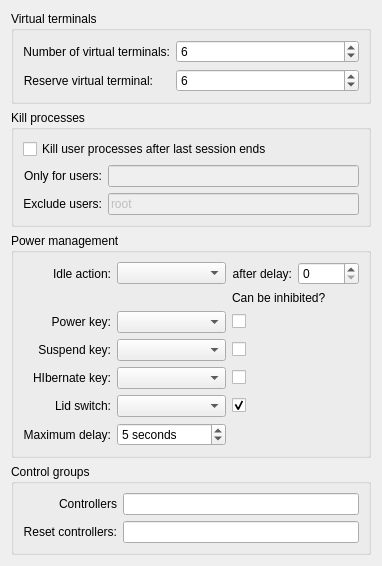
         <widget class="QWidget" name="tabLogin">
          <attribute name="title">
           <string>Logind</string>
          </attribute>
          <layout class="QGridLayout" name="gridLayout_13">
           <item row="2" column="0">
            <widget class="QGroupBox" name="groupBox_13">
             <property name="title">
              <string>Power management</string>
             </property>
             <layout class="QGridLayout" name="gridLayout_9">
              <item row="0" column="2">
               <widget class="QLabel" name="label_29">
                <property name="layoutDirection">
                 <enum>Qt::LeftToRight</enum>
                </property>
                <property name="text">
                 <string>after delay:</string>
                </property>
                <property name="alignment">
                 <set>Qt::AlignRight|Qt::AlignTrailing|Qt::AlignVCenter</set>
                </property>
               </widget>
              </item>
              <item row="2" column="1">
               <widget class="QComboBox" name="cmbHandlePowerKey">
                <property name="toolTip">
                 <string>&lt;html&gt;&lt;head/&gt;&lt;body&gt;&lt;p&gt;Action to trigger when power key is pressed.&lt;/p&gt;&lt;/body&gt;&lt;/html&gt;</string>
                </property>
               </widget>
              </item>
              <item row="2" column="2">
               <widget class="QCheckBox" name="chkPowerKeyIgnoreInhibited">
                <property name="toolTip">
                 <string>&lt;html&gt;&lt;head/&gt;&lt;body&gt;&lt;p&gt;Specified action is subject to inhibitor locks by applications.&lt;/p&gt;&lt;/body&gt;&lt;/html&gt;</string>
                </property>
                <property name="text">
                 <string/>
                </property>
               </widget>
              </item>
              <item row="1" column="2" colspan="2">
               <widget class="QLabel" name="label_39">
                <property name="text">
                 <string>Can be inhibited?</string>
                </property>
               </widget>
              </item>
              <item row="3" column="2">
               <widget class="QCheckBox" name="chkSuspendKeyIgnoreInhibited">
                <property name="toolTip">
                 <string>&lt;html&gt;&lt;head/&gt;&lt;body&gt;&lt;p&gt;Specified action is subject to inhibitor locks by applications.&lt;/p&gt;&lt;/body&gt;&lt;/html&gt;</string>
                </property>
                <property name="text">
                 <string/>
                </property>
               </widget>
              </item>
              <item row="5" column="1">
               <widget class="QComboBox" name="cmbHandleLidSwitch">
                <property name="toolTip">
                 <string>&lt;html&gt;&lt;head/&gt;&lt;body&gt;&lt;p&gt;Action to trigger when lid is closed.&lt;/p&gt;&lt;/body&gt;&lt;/html&gt;</string>
                </property>
               </widget>
              </item>
              <item row="6" column="1">
               <widget class="QSpinBox" name="spnInhibitDelayMaxSec">
                <property name="toolTip">
                 <string>&lt;html&gt;&lt;head/&gt;&lt;body&gt;&lt;p&gt;The maximum time a system shutdown or sleep request is delayed due to an inhibitor lock of type &amp;quot;delay&amp;quot; being active.&lt;/p&gt;&lt;/body&gt;&lt;/html&gt;</string>
                </property>
                <property name="suffix">
                 <string> seconds</string>
                </property>
                <property name="maximum">
                 <number>99999</number>
                </property>
                <property name="value">
                 <number>5</number>
                </property>
               </widget>
              </item>
              <item row="3" column="0">
               <widget class="QLabel" name="label_37">
                <property name="text">
                 <string>Suspend key:</string>
                </property>
                <property name="alignment">
                 <set>Qt::AlignRight|Qt::AlignTrailing|Qt::AlignVCenter</set>
                </property>
               </widget>
              </item>
              <item row="3" column="1">
               <widget class="QComboBox" name="cmbHandleSuspendKey">
                <property name="toolTip">
                 <string>&lt;html&gt;&lt;head/&gt;&lt;body&gt;&lt;p&gt;Action to trigger when suspend key is pressed.&lt;/p&gt;&lt;/body&gt;&lt;/html&gt;</string>
                </property>
               </widget>
              </item>
              <item row="2" column="0">
               <widget class="QLabel" name="label_35">
                <property name="text">
                 <string>Power key:</string>
                </property>
                <property name="alignment">
                 <set>Qt::AlignRight|Qt::AlignTrailing|Qt::AlignVCenter</set>
                </property>
               </widget>
              </item>
              <item row="4" column="1">
               <widget class="QComboBox" name="cmbHandleHibernateKey">
                <property name="toolTip">
                 <string>&lt;html&gt;&lt;head/&gt;&lt;body&gt;&lt;p&gt;Action to trigger when hibernate key is pressed.&lt;/p&gt;&lt;/body&gt;&lt;/html&gt;</string>
                </property>
               </widget>
              </item>
              <item row="5" column="2">
               <widget class="QCheckBox" name="chkLidSwitchIgnoreInhibited">
                <property name="toolTip">
                 <string>&lt;html&gt;&lt;head/&gt;&lt;body&gt;&lt;p&gt;Specified action is subject to inhibitor locks by applications.&lt;/p&gt;&lt;/body&gt;&lt;/html&gt;</string>
                </property>
                <property name="text">
                 <string/>
                </property>
                <property name="checked">
                 <bool>true</bool>
                </property>
               </widget>
              </item>
              <item row="4" column="2">
               <widget class="QCheckBox" name="chkHibernateKeyIgnoreInhibited">
                <property name="toolTip">
                 <string>&lt;html&gt;&lt;head/&gt;&lt;body&gt;&lt;p&gt;Specified action is subject to inhibitor locks by applications.&lt;/p&gt;&lt;/body&gt;&lt;/html&gt;</string>
                </property>
                <property name="text">
                 <string/>
                </property>
               </widget>
              </item>
              <item row="5" column="0">
               <widget class="QLabel" name="label_38">
                <property name="text">
                 <string>Lid switch:</string>
                </property>
                <property name="alignment">
                 <set>Qt::AlignRight|Qt::AlignTrailing|Qt::AlignVCenter</set>
                </property>
               </widget>
              </item>
              <item row="4" column="0">
               <widget class="QLabel" name="label_36">
                <property name="text">
                 <string>HIbernate key:</string>
                </property>
                <property name="alignment">
                 <set>Qt::AlignRight|Qt::AlignTrailing|Qt::AlignVCenter</set>
                </property>
               </widget>
              </item>
              <item row="6" column="0">
               <widget class="QLabel" name="label_34">
                <property name="text">
                 <string>Maximum delay:</string>
                </property>
                <property name="alignment">
                 <set>Qt::AlignRight|Qt::AlignTrailing|Qt::AlignVCenter</set>
                </property>
               </widget>
              </item>
              <item row="0" column="0">
               <widget class="QLabel" name="label_28">
                <property name="text">
                 <string>Idle action:</string>
                </property>
                <property name="alignment">
                 <set>Qt::AlignRight|Qt::AlignTrailing|Qt::AlignVCenter</set>
                </property>
               </widget>
              </item>
              <item row="0" column="1">
               <widget class="QComboBox" name="cmbIdleAction">
                <property name="toolTip">
                 <string>&lt;html&gt;&lt;head/&gt;&lt;body&gt;&lt;p&gt;Action to take when system is idle.&lt;/p&gt;&lt;/body&gt;&lt;/html&gt;</string>
                </property>
               </widget>
              </item>
              <item row="0" column="3">
               <widget class="QSpinBox" name="spnIdleActionSec">
                <property name="toolTip">
                 <string>&lt;html&gt;&lt;head/&gt;&lt;body&gt;&lt;p&gt;Delay, after which the specified idle action is executed.&lt;/p&gt;&lt;/body&gt;&lt;/html&gt;</string>
                </property>
                <property name="maximum">
                 <number>99999</number>
                </property>
               </widget>
              </item>
             </layout>
            </widget>
           </item>
           <item row="0" column="0">
            <widget class="QGroupBox" name="groupBox_4">
             <property name="title">
              <string>Virtual terminals</string>
             </property>
             <layout class="QFormLayout" name="formLayout_2">
              <item row="0" column="0">
               <widget class="QLabel" name="label_26">
                <property name="text">
                 <string>Number of virtual terminals:</string>
                </property>
                <property name="alignment">
                 <set>Qt::AlignRight|Qt::AlignTrailing|Qt::AlignVCenter</set>
                </property>
               </widget>
              </item>
              <item row="0" column="1">
               <widget class="QSpinBox" name="spnNAutoVTs">
                <property name="toolTip">
                 <string>&lt;html&gt;&lt;head/&gt;&lt;body&gt;&lt;p&gt;Number of virtual terminals to autospawn.&lt;/p&gt;&lt;/body&gt;&lt;/html&gt;</string>
                </property>
                <property name="maximum">
                 <number>12</number>
                </property>
                <property name="value">
                 <number>6</number>
                </property>
               </widget>
              </item>
              <item row="1" column="0">
               <widget class="QLabel" name="label_27">
                <property name="text">
                 <string>Reserve virtual terminal:</string>
                </property>
                <property name="alignment">
                 <set>Qt::AlignRight|Qt::AlignTrailing|Qt::AlignVCenter</set>
                </property>
               </widget>
              </item>
              <item row="1" column="1">
               <widget class="QSpinBox" name="spnReserveVT">
                <property name="toolTip">
                 <string>&lt;html&gt;&lt;head/&gt;&lt;body&gt;&lt;p&gt;Reserves the specified virtual terminal, so no subsystem can allocate it.&lt;/p&gt;&lt;/body&gt;&lt;/html&gt;</string>
                </property>
                <property name="maximum">
                 <number>12</number>
                </property>
                <property name="value">
                 <number>6</number>
                </property>
               </widget>
              </item>
             </layout>
            </widget>
           </item>
           <item row="1" column="0">
            <widget class="QGroupBox" name="groupBox_11">
             <property name="title">
              <string>Kill processes</string>
             </property>
             <layout class="QGridLayout" name="gridLayout_7">
              <item row="1" column="0">
               <widget class="QLabel" name="label_30">
                <property name="text">
                 <string>Only for users:</string>
                </property>
                <property name="alignment">
                 <set>Qt::AlignRight|Qt::AlignTrailing|Qt::AlignVCenter</set>
                </property>
               </widget>
              </item>
              <item row="2" column="0">
               <widget class="QLabel" name="label_31">
                <property name="text">
                 <string>Exclude users:</string>
                </property>
                <property name="alignment">
                 <set>Qt::AlignRight|Qt::AlignTrailing|Qt::AlignVCenter</set>
                </property>
               </widget>
              </item>
              <item row="1" column="1">
               <widget class="QLineEdit" name="leKillOnlyUsers">
                <property name="enabled">
                 <bool>false</bool>
                </property>
                <property name="toolTip">
                 <string>&lt;html&gt;&lt;head/&gt;&lt;body&gt;&lt;p&gt;Kill only processes for the specified users. Comma-separated list of users.&lt;/p&gt;&lt;/body&gt;&lt;/html&gt;</string>
                </property>
               </widget>
              </item>
              <item row="2" column="1">
               <widget class="QLineEdit" name="leKillExcludeUsers">
                <property name="enabled">
                 <bool>false</bool>
                </property>
                <property name="toolTip">
                 <string>&lt;html&gt;&lt;head/&gt;&lt;body&gt;&lt;p&gt;Do not kill processes of the specified users. Comma-separated list of users.&lt;/p&gt;&lt;/body&gt;&lt;/html&gt;</string>
                </property>
                <property name="text">
                 <string>root</string>
                </property>
               </widget>
              </item>
              <item row="0" column="0" colspan="2">
               <widget class="QCheckBox" name="chkKillUserProcesses">
                <property name="toolTip">
                 <string>&lt;html&gt;&lt;head/&gt;&lt;body&gt;&lt;p&gt;Kill user processes when users completely log out.&lt;/p&gt;&lt;/body&gt;&lt;/html&gt;</string>
                </property>
                <property name="text">
                 <string>Kill user processes after last session ends</string>
                </property>
               </widget>
              </item>
             </layout>
            </widget>
           </item>
           <item row="3" column="0">
            <widget class="QGroupBox" name="grpControlGroups">
             <property name="title">
              <string>Control groups</string>
             </property>
             <layout class="QGridLayout" name="gridLayout_8">
              <item row="1" column="0">
               <widget class="QLabel" name="label_33">
                <property name="text">
                 <string>Reset controllers:</string>
                </property>
                <property name="alignment">
                 <set>Qt::AlignRight|Qt::AlignTrailing|Qt::AlignVCenter</set>
                </property>
               </widget>
              </item>
              <item row="0" column="0">
               <widget class="QLabel" name="label_32">
                <property name="text">
                 <string>Controllers</string>
                </property>
                <property name="alignment">
                 <set>Qt::AlignRight|Qt::AlignTrailing|Qt::AlignVCenter</set>
                </property>
               </widget>
              </item>
              <item row="0" column="1">
               <widget class="QLineEdit" name="leControllers">
                <property name="toolTip">
                 <string>&lt;html&gt;&lt;head/&gt;&lt;body&gt;&lt;p&gt;Default control group hierarchies users logging in are added to, in addition to the &amp;quot;name=systemd&amp;quot; hierarchy. Comma-separated list of controllers.&lt;/p&gt;&lt;p&gt;This option was removed in systemd 207.&lt;/p&gt;&lt;/body&gt;&lt;/html&gt;</string>
                </property>
               </widget>
              </item>
              <item row="1" column="1">
               <widget class="QLineEdit" name="leResetControllers">
                <property name="toolTip">
                 <string>&lt;html&gt;&lt;head/&gt;&lt;body&gt;&lt;p&gt;User sessions will be reset to the root control group in all specified controller hierarchies. Comma-separated list of controllers.&lt;/p&gt;&lt;p&gt;This option was removed in systemd 207.&lt;/p&gt;&lt;/body&gt;&lt;/html&gt;</string>
                </property>
               </widget>
              </item>
             </layout>
            </widget>
           </item>
           <item row="4" column="0">
            <spacer name="verticalSpacer_3">
             <property name="orientation">
              <enum>Qt::Vertical</enum>
             </property>
             <property name="sizeHint" stdset="0">
              <size>
               <width>20</width>
               <height>0</height>
              </size>
             </property>
            </spacer>
           </item>
          </layout>
         </widget>
